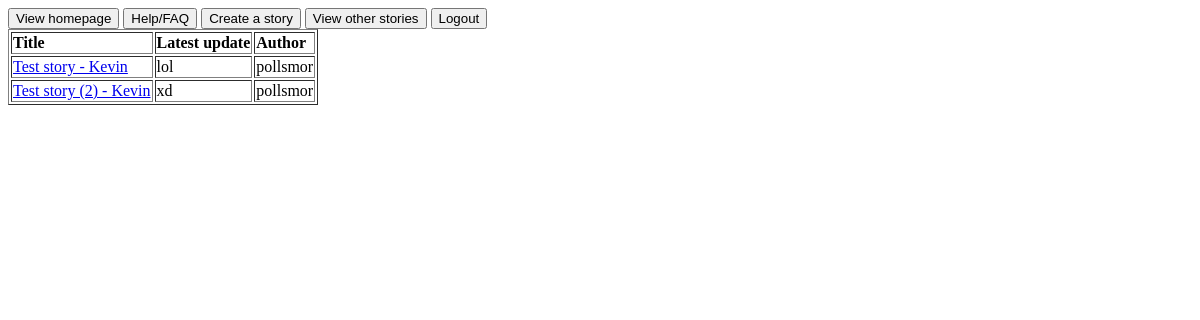
The app's page /stories, older data.
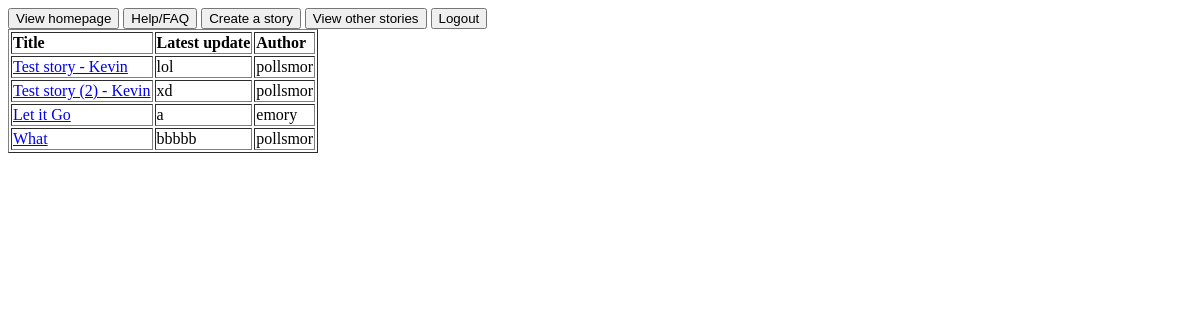
The same page, newer data.
### tables this page shows
CREATE TABLE storyUpdates(title TEXT, addition TEXT, user TEXT, timestamp TEXT);

### app.py (the view)
@app.route("/stories")
def stories():
    stories = db_ops.viewStories()
    return render_template("stories.html", stories=stories)

### utl/db_ops.py (called while the page is built)
def viewStories():
    db = sqlite3.connect(DB_FILE) #open if file exists, otherwise create
    c = db.cursor()               #facilitate db ops
    titles = []
    c.execute("SELECT * FROM stories")
    for row in c:
        titles.append(row[0])
    latestUpdates = []
    for title in titles:
        c.execute(
        """
            SELECT * FROM storyUpdates
            WHERE title = (?)
            ORDER BY timestamp DESC
        """, (title,)
        )
        update = c.fetchone()
        arr = []
        arr.append(str(update[0]))
        arr.append(str(update[1]))
        arr.append(str(update[2]))
        latestUpdates.append(arr)
    db.close()  #close database
    return latestUpdates

### templates/stories.html (shortened to what this page needs)
{% extends "welcome.html" %}
{% block content %}
  <table border="1">
    <tr>
      <th align="left">Title</th>
      <th align="left">Latest update</th>
      <th align="left">Author</th>
    </tr>
    {% for story in stories %}
      <tr>
        <td align="left"> <a href="../stories/{{ story[0] }}"> {{ story[0] }} </a> </td>
        <td align="left"> {{ story[1] }} </td>
        <td align="left"> {{ story[2] }} </td>
      </tr>
    {% endfor %}
  </table>
{% endblock %}

### templates/welcome.html (shortened to what this page needs)
<!DOCTYPE html>
<html>
<head>
</head>
<body>
  {% set msgs = get_flashed_messages() %}
  <a href="../"><input type="button" value="View homepage"></a>
  <a href=/static/help.html target="_blank"><input type="button" value="Help/FAQ"></a>
  <a href="../create"><input type="button" value="Create a story"></a>
  <a href="../stories"><input type="button" value="View other stories"></a>
  <a href="../logout"><input type="button" value="Logout"></a>
  <br>
  {% block content %}{% endblock %}
</body>
</html>

Row changes from the older to the newer data that the page shows:
added storyUpdates: title "Let it Go", addition "a", user "emory"
added storyUpdates: title "What", addition "bbbbb", user "pollsmor"
